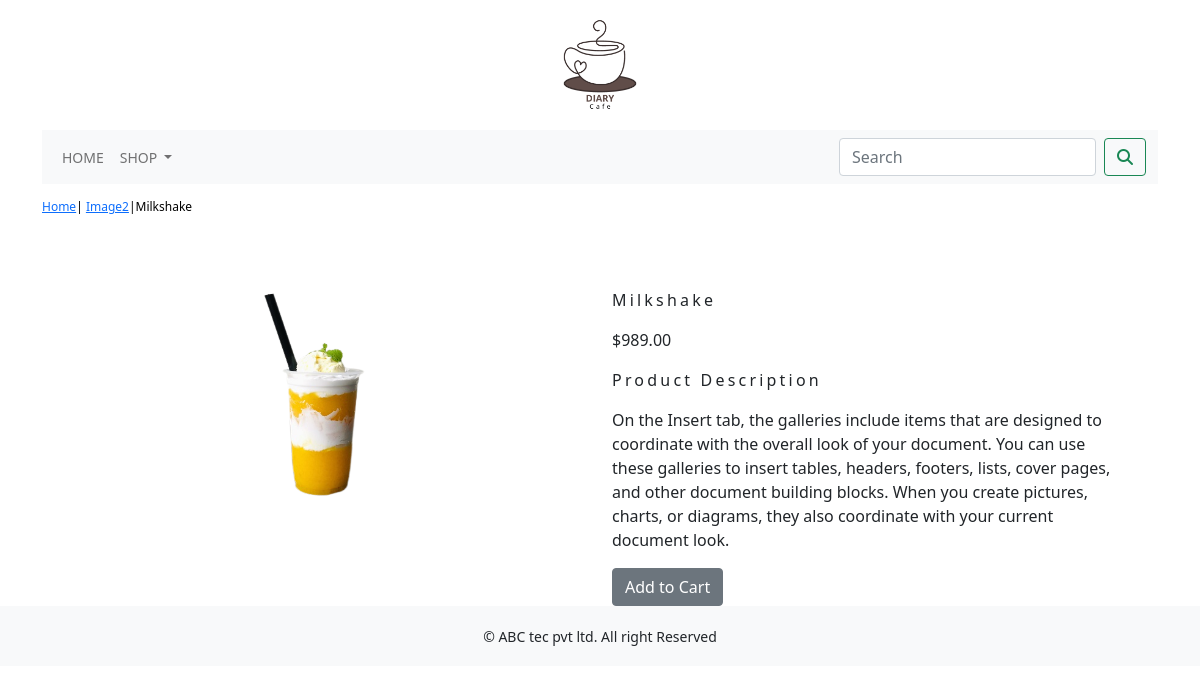
Page /shop/image2/milk-shake/ on the committed database.
### shop/models.py (models this page shows, shortened)
class Product(models.Model):
    name=models.CharField(max_length=250,unique=True)
    slug=models.SlugField(max_length=250,unique=True)
    description=models.TextField(blank=True)
    price=models.DecimalField(max_digits=10,decimal_places=2)
    category=models.ForeignKey(Category,on_delete=models.CASCADE)
    image = models.ImageField(upload_to='product', blank=True)
    stock=models.IntegerField()
    available=models.BooleanField(default=True)
    created=models.DateTimeField(auto_now_add=True)
    updated=models.DateTimeField(auto_now=True)

class Category(models.Model):
    name=models.CharField(max_length=250,unique=True)
    slug=models.SlugField(max_length=250,unique=True)
    description=models.TextField(blank=True)
    image = models.ImageField(upload_to='category',blank=True)
    class Meta:
        ordering=('name',)
        verbose_name='category'
        verbose_name_plural='categories'
    def get_url(self):
        return reverse('shop:products_by_category',args=[self.slug])
    def __str__(self):
        return '{}'.format(self.name)

### shop/views.py (the view)
# urls.py: path('<slug:c_slug>/<slug:product_slug>/', views.proDetail, name='prodCatdetail')
def proDetail(request,c_slug,product_slug):
    try:
        product=Product.objects.get(category__slug=c_slug,slug=product_slug)
    except Exception as e:
        raise e
    return render(request,'product.html',{'product':product})

### cart/context_processors.py (called while the page is built)
def counter(request):
    item_count=0
    if 'admin' in request.path:
        return {}
    else:
        try:
            cart=Cart.objects.filter(cart_id=cart_id(request))
            cart_items=CartItem.objects.all().filter(cart=cart[:1])
            for cart_item in cart_items:
                item_count += cart_item.quantity
        except cart.DoesNotExist:
            item_count=0
    return dict(item_count=item_count)

### cart/views.py (called while the page is built)
def cart_id(request):
    cart=request.session.session_key
    if not cart:
        cart=request.session.create()
    return cart

### shop/context_processors.py (called while the page is built)
def menu_links(request):
    links=Category.objects.all()
    return dict(links=links)

### template/product.html (shortened to what this page needs)
{% extends 'base.html' %}
{% load static %}
{% block content %}
<div class="my_prod_row_class">
    <div class="ms_auto">
        <p><a href="{% url 'shop:allProdCat' %}">Home</a>| <a href="{{product.category.get_url}}">{{product.category}}</a>|{{product.name}}</p>
    </div>
</div>
<div class="container">
<br>
<div class="row">
    <div class="col-12 col-sm-12 col-md-12 col-lg-6 text-center">
        <div style="min-width:18rem">
            <img src="{{product.image.url}}" alt="{{product.name}}"width="300px"height="250px">
        </div>
    </div>
       <div class="col-12 col-sm-12 col-md-12 col-lg-6">
           <div>
           <h1 class="my_prod_title">{{product.name}}</h1>
           <p>${{product.price}}</p>
           <p class="my_title">Product Description</p>
           <p class="text-justify my_prod_text">{{product.description}}</p>
           {% if product.stock <= 0 %}
           <p class="text-justify my_prod_text"><b>Out of stock</b></p>
           {% else %}
           <a class="btn btn-secondary" href="{% url 'cart:add_cart' product.id %}">Add to Cart</a>
           {% endif %}
    </div>
</div>
</div>
</div>
{% endblock %}

### static/css/custom.css (style rules this page uses)
.my_title { font-size:16px; text_transform:uppercase; letter-spacing:.2em; }
.my_prod_row_class { padding-top:14px; padding-bottom:20px; }
.my_prod_row_class .ms_auto { color:#000; font-size:12px; text-decoration:none; }
.my_prod_title { font-size:16px; text_transform:uppercase; letter-spacing:.2em; padding-top:15px; padding-bottom:10px; }
.my_prod_text { padding-right:20px; }

### rows in the picture
Product: category "Image2", name "Milkshake", image (picture), price "989.00", description "On the Insert tab, the galleries include items that are designed to coordinate with the overall look of your document. You can use these galleries to insert tables, headers, footers, lists, cover pages, and other document building blocks. When you create pictures, charts, or diagrams, they also coordinate with your current document look."
